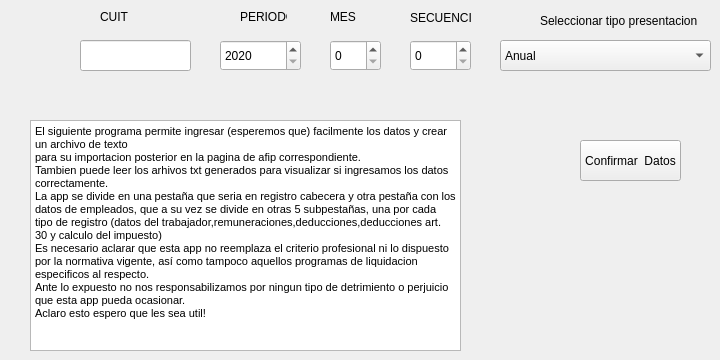
    <widget class="QWidget" name="tab">
     <attribute name="title">
      <string>Empresa</string>
     </attribute>
     <widget class="QLineEdit" name="cuit">
      <property name="geometry">
       <rect>
        <x>80</x>
        <y>40</y>
        <width>111</width>
        <height>31</height>
       </rect>
      </property>
     </widget>
     <widget class="QSpinBox" name="spinBox">
      <property name="geometry">
       <rect>
        <x>410</x>
        <y>40</y>
        <width>61</width>
        <height>31</height>
       </rect>
      </property>
      <property name="maximum">
       <number>20</number>
      </property>
     </widget>
     <widget class="QLabel" name="label_9">
      <property name="geometry">
       <rect>
        <x>100</x>
        <y>10</y>
        <width>47</width>
        <height>13</height>
       </rect>
      </property>
      <property name="text">
       <string>CUIT</string>
      </property>
     </widget>
     <widget class="QLabel" name="label_10">
      <property name="geometry">
       <rect>
        <x>240</x>
        <y>10</y>
        <width>47</width>
        <height>13</height>
       </rect>
      </property>
      <property name="text">
       <string>PERIODO</string>
      </property>
     </widget>
     <widget class="QSpinBox" name="spinBox_6">
      <property name="geometry">
       <rect>
        <x>220</x>
        <y>40</y>
        <width>81</width>
        <height>31</height>
       </rect>
      </property>
      <property name="minimum">
       <number>2020</number>
      </property>
      <property name="maximum">
       <number>2021</number>
      </property>
     </widget>
     <widget class="QPushButton" name="aceptar">
      <property name="geometry">
       <rect>
        <x>580</x>
        <y>140</y>
        <width>101</width>
        <height>41</height>
       </rect>
      </property>
      <property name="text">
       <string>Confirmar  Datos</string>
      </property>
     </widget>
     <widget class="QSpinBox" name="tipo_presen">
      <property name="geometry">
       <rect>
        <x>330</x>
        <y>40</y>
        <width>51</width>
        <height>31</height>
       </rect>
      </property>
      <property name="minimum">
       <number>0</number>
      </property>
      <property name="maximum">
       <number>12</number>
      </property>
      <property name="value">
       <number>0</number>
      </property>
     </widget>
     <widget class="QLabel" name="label_89">
      <property name="geometry">
       <rect>
        <x>330</x>
        <y>10</y>
        <width>47</width>
        <height>13</height>
       </rect>
      </property>
      <property name="text">
       <string>MES</string>
      </property>
     </widget>
     <widget class="QLabel" name="label_106">
      <property name="geometry">
       <rect>
        <x>410</x>
        <y>10</y>
        <width>61</width>
        <height>16</height>
       </rect>
      </property>
      <property name="text">
       <string>SECUENCIA</string>
      </property>
     </widget>
     <widget class="QLabel" name="label_109">
      <property name="geometry">
       <rect>
        <x>540</x>
        <y>10</y>
        <width>161</width>
        <height>21</height>
       </rect>
      </property>
      <property name="text">
       <string>Seleccionar tipo presentacion</string>
      </property>
     </widget>
     <widget class="QComboBox" name="comboBox_2">
      <property name="geometry">
       <rect>
        <x>500</x>
        <y>40</y>
        <width>211</width>
        <height>31</height>
       </rect>
      </property>
      <item>
       <property name="text">
        <string>Anual</string>
       </property>
      </item>
      <item>
       <property name="text">
        <string>Final</string>
       </property>
      </item>
      <item>
       <property name="text">
        <string>Informativa</string>
       </property>
      </item>
      <item>
       <property name="text">
        <string>Anual - Distracto Enero-Marzo</string>
       </property>
      </item>
     </widget>
     <widget class="QTextBrowser" name="textBrowser">
      <property name="geometry">
       <rect>
        <x>30</x>
        <y>120</y>
        <width>431</width>
        <height>231</height>
       </rect>
      </property>
      <property name="html">
       <string>&lt;!DOCTYPE HTML PUBLIC &quot;-//W3C//DTD HTML 4.0//EN&quot; &quot;http://www.w3.org/TR/REC-html40/strict.dtd&quot;&gt;
&lt;html&gt;&lt;head&gt;&lt;meta name=&quot;qrichtext&quot; content=&quot;1&quot; /&gt;&lt;style type=&quot;text/css&quot;&gt;
p, li { white-space: pre-wrap; }
&lt;/style&gt;&lt;/head&gt;&lt;body style=&quot; font-family:'MS Shell Dlg 2'; font-size:8.25pt; font-weight:400; font-style:normal;&quot;&gt;
&lt;p style=&quot; margin-top:0px; margin-bottom:0px; margin-left:0px; margin-right:0px; -qt-block-indent:0; text-indent:0px;&quot;&gt;El siguiente programa permite ingresar (esperemos que) facilmente los datos y crear un archivo de texto &lt;/p&gt;
&lt;p style=&quot; margin-top:0px; margin-bottom:0px; margin-left:0px; margin-right:0px; -qt-block-indent:0; text-indent:0px;&quot;&gt;para su importacion posterior en la pagina de afip correspondiente.&lt;/p&gt;
&lt;p style=&quot; margin-top:0px; margin-bottom:0px; margin-left:0px; margin-right:0px; -qt-block-indent:0; text-indent:0px;&quot;&gt;Tambien puede leer los arhivos txt generados para visualizar si ingresamos los datos correctamente.&lt;/p&gt;
&lt;p style=&quot; margin-top:0px; margin-bottom:0px; margin-left:0px; margin-right:0px; -qt-block-indent:0; text-indent:0px;&quot;&gt;La app se divide en una pestaña que seria en registro cabecera y otra pestaña con los datos de empleados, que a su vez se divide en otras 5 subpestañas, una por cada tipo de registro (datos del trabajador,remuneraciones,deducciones,deducciones art. 30 y calculo del impuesto)&lt;/p&gt;
&lt;p style=&quot; margin-top:0px; margin-bottom:0px; margin-left:0px; margin-right:0px; -qt-block-indent:0; text-indent:0px;&quot;&gt;Es necesario aclarar que esta app no reemplaza el criterio profesional ni lo dispuesto por la normativa vigente, así como tampoco aquellos programas de liquidacion especificos al respecto. &lt;/p&gt;
&lt;p style=&quot; margin-top:0px; margin-bottom:0px; margin-left:0px; margin-right:0px; -qt-block-indent:0; text-indent:0px;&quot;&gt;Ante lo expuesto no nos responsabilizamos por ningun tipo de detrimiento o perjuicio que esta app pueda ocasionar.&lt;/p&gt;
&lt;p style=&quot; margin-top:0px; margin-bottom:0px; margin-left:0px; margin-right:0px; -qt-block-indent:0; text-indent:0px;&quot;&gt;Aclaro esto espero que les sea util!&lt;/p&gt;
&lt;p style=&quot;-qt-paragraph-type:empty; margin-top:0px; margin-bottom:0px; margin-left:0px; margin-right:0px; -qt-block-indent:0; text-indent:0px;&quot;&gt;&lt;br /&gt;&lt;/p&gt;&lt;/body&gt;&lt;/html&gt;</string>
      </property>
     </widget>
    </widget>
